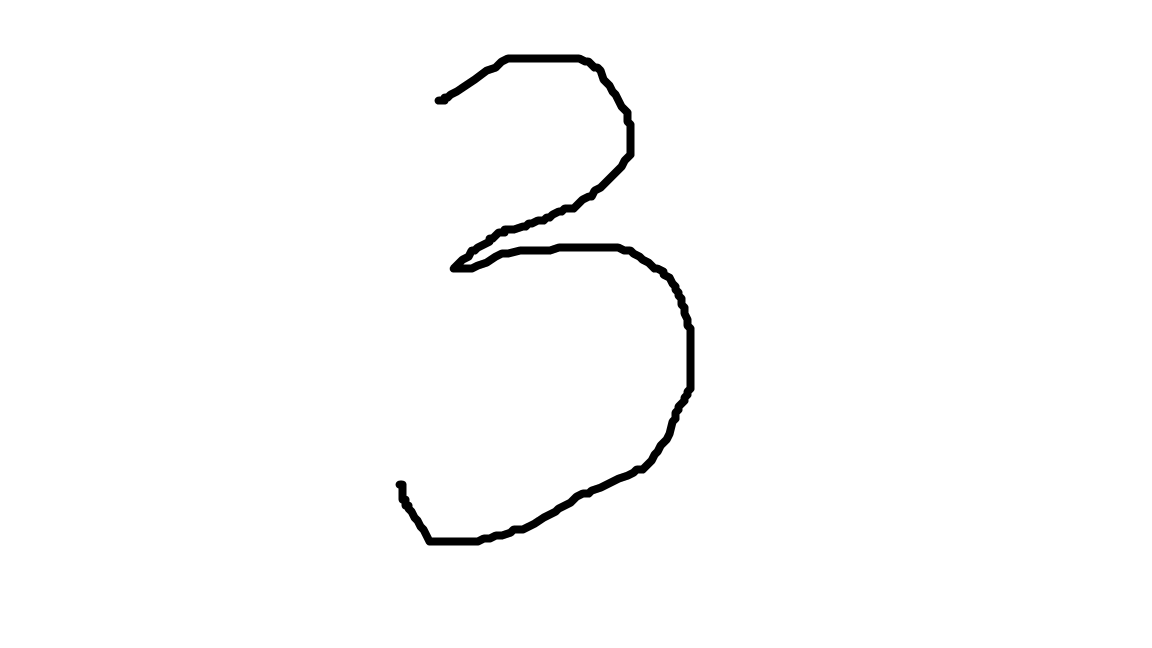
#> input picture images/test.png, 1152 x 648 px
$ python IR.py
#> lines starting #> are read from the running program, lines starting #| are printed output that depends on the picture
from PIL import Image
import numpy as np
import matplotlib.pyplot as plt
import time
from collections import Counter

from matplotlib import style
style.use("ggplot")

def createExamples():
    numberArrayExamples = open('numArEx.txt','a')
    numbersWeHave = range(1,10)
    for eachNum in numbersWeHave:
        for furtherNum in numbersWeHave:

            imgFilePath = 'images/numbers/'+str(eachNum)+'.'+str(furtherNum)+'.png'
            ei = Image.open(imgFilePath)
            eiar = np.array(ei)
            eiarl = str(eiar.tolist())

            lineToWrite = str(eachNum)+'::'+eiarl+'\n'
            numberArrayExamples.write(lineToWrite)


def threshold(imageArray):
    balanceAr = []
    newAr = imageArray
    for eachPart in imageArray:
        for theParts in eachPart:
			# for the reduce(lambda x, y: x + y, theParts[:3]) / len(theParts[:3])
			# in Python 3, just use: from statistics import mean
			# then do avgNum = mean(theParts[:3])
            avgNum = reduce(lambda x, y: x + y, theParts[:3]) / len(theParts[:3])
            balanceAr.append(avgNum)
    balance = reduce(lambda x, y: x + y, balanceAr) / len(balanceAr)
    for eachRow in newAr:
        for eachPix in eachRow:
            if reduce(lambda x, y: x + y, eachPix[:3]) / len(eachPix[:3]) > balance:
                eachPix[0] = 255
                eachPix[1] = 255
                eachPix[2] = 255
                eachPix[3] = 255
            else:
                eachPix[0] = 0
                eachPix[1] = 0
                eachPix[2] = 0
                eachPix[3] = 255
    return newAr


def whatNumIsThis(filePath):

#> called with filePath = 'images/test.png'
    matchedAr = []
    loadExamps = open('numArEx.txt','r').read()
#> (reads numArEx.txt from the repository)
    loadExamps = loadExamps.split('\n')
    i = Image.open(filePath)
#> i is the input picture: PIL image 1152x648 RGB; min 0, max 255, mean 251.6
    iar = np.array(i)
    iarl = iar.tolist()
#> iarl = 648 items
    inQuestion = str(iarl)
    for eachExample in loadExamps:
        try:
            splitEx = eachExample.split('::')
            currentNum = splitEx[0]
            currentAr = splitEx[1]
            eachPixEx = currentAr.split('],')
            eachPixInQ = inQuestion.split('],')
            x = 0
            while x < len(eachPixEx):
                if eachPixEx[x] == eachPixInQ[x]:
                    matchedAr.append(int(currentNum))

                x+=1
        except Exception as e:
            print(str(e))
#> after the loop, matchedAr = 96 values from 1 to 1

    x = Counter(matchedAr)
#> x = {1: 96}
    print(x)
#| Counter({1: 96})
    graphX = []
    graphY = []

    ylimi = 0

    for eachThing in x:
        graphX.append(eachThing)
        graphY.append(x[eachThing])
        ylimi = x[eachThing]
#> this loop made 1 pass
#> ylimi on pass 1: 96
#> after the loop, graphX = [1]; graphY = [96]


    fig = plt.figure()
    ax1 = plt.subplot2grid((4,4),(0,0), rowspan=1, colspan=4)
    ax2 = plt.subplot2grid((4,4),(1,0), rowspan=3,colspan=4)

    ax1.imshow(iar)
    ax2.bar(graphX,graphY,align='center')
    plt.ylim(400)

    xloc = plt.MaxNLocator(12)
    ax2.xaxis.set_major_locator(xloc)

    plt.show()
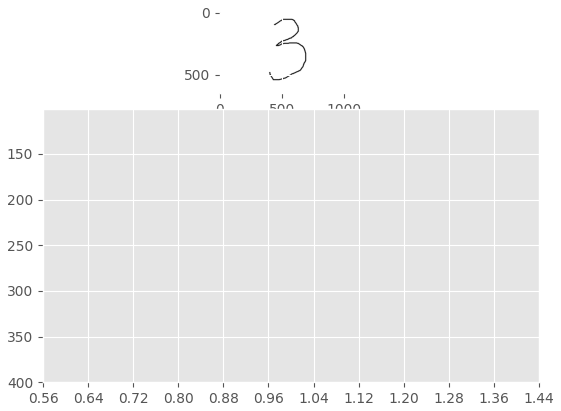
#> figure drawn by matplotlib, 2 panels

whatNumIsThis('images/test.png')
